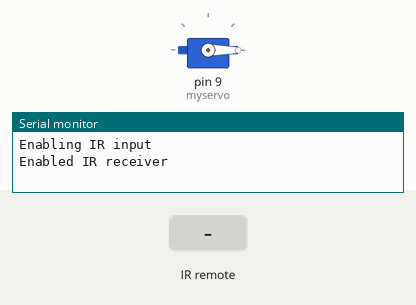
The sketch below on a simulated Arduino Uno, built with avr-gcc and run on an emulated ATmega328P. On the bench: servo, the last lines printed to the serial monitor. The test bench sets the inputs (shaded band).

Above: at 1.2 s.
1.3 s: infrared code 0xF0FCAD9C received
At 2.1 s:
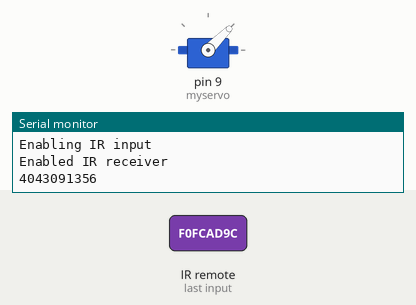
3.8 s: infrared code 0xEDFCA8E5 received
At 4.1 s:
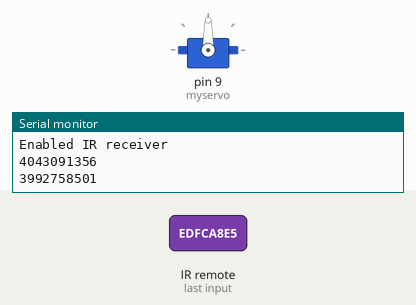
6.3 s: infrared code 0xFD48B7 received
At 7.1 s:
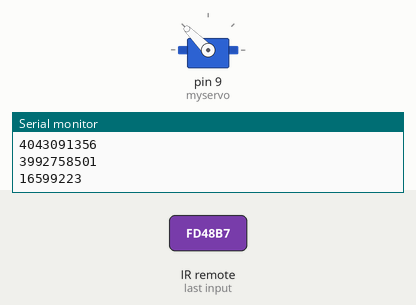
Timing chart, 0 to 9.3 s (numbered marks = the images above; inputs shaded):
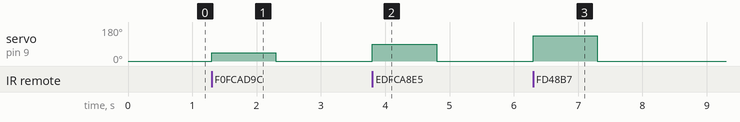

The sketch:

servo_motor_with_ir_remote_and_arduino1.ino
```cpp
#include <IRremote.h>
#include <Servo.h>

int RECV_PIN = 6;   // IR receiver pin
IRrecv irrecv(RECV_PIN);  // Create IR receiver object

decode_results results;  // Create decode_results object

Servo myservo;
int pos = 0;

void setup() {
  Serial.begin(9600);
  Serial.println("Enabling IR input");

  irrecv.enableIRIn();  // Enable IR receiver
  Serial.println("Enabled IR receiver");

  myservo.attach(9);  // Servo should be attached to a different pin
  myservo.write(pos);
}

void loop() {
  if (irrecv.decode(&results)) {  // Corrected function call
    Serial.println(results.value, DEC);

    if (results.value == 4043091356) {
      myservo.write(45);
      delay(1000);
    }
    else if (results.value ==3992758501) {  // Fixed 'result' typo
      myservo.write(90);
      delay(1000);
    }
    else if (results.value == 16599223) {
      myservo.write(135);
      delay(1000);
    }

    myservo.write(0); // Reset servo position after input handling
    irrecv.resume();  // Resume IR signal reception
    delay(1000);
  }
}
```

Measured:
- after the input at 1.3 s, servo on pin 9 (myservo): 0° → 45° at once, → 0° 1.0 s later
- after the input at 3.8 s, servo on pin 9 (myservo): 0° → 90° at once, → 0° 1.0 s later
- after the input at 6.3 s, servo on pin 9 (myservo): 0° → 135° at once, → 0° 1.0 s later
